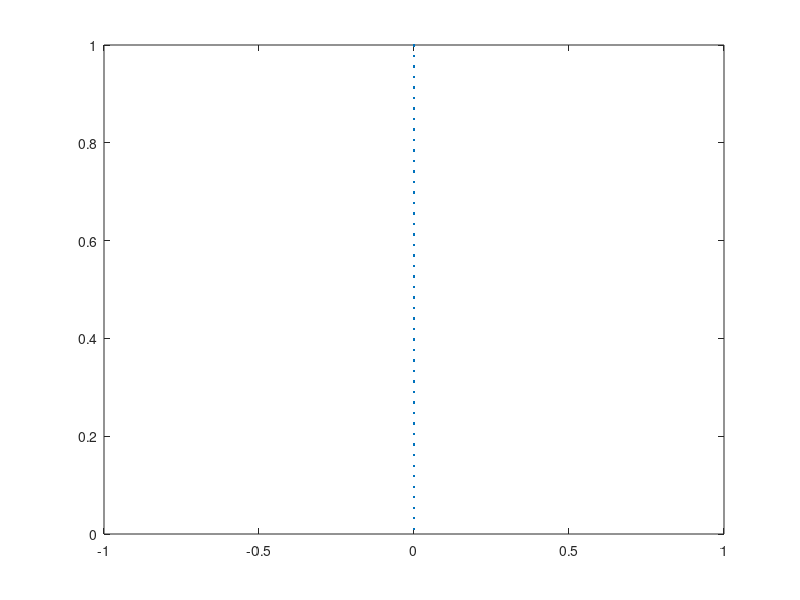

MATLAB code for this plot:
%% Filename :movingplate2d.m
% Written by : amneet bhalla on taylor@mech.northwestern.edu
clear all;
clc;
%% Mesh parameters.
Lx = 32.0; Ly = 22.0;
Nx = 64*4*4; Ny = 64*4*4;
dx = Lx/Nx; dy = Ly/Ny;

%%plate parameters.
Length_plate = 1.0;
num_pts_y = ceil(Length_plate/dy);

%% write out the points.
idx = 0;
    
    for j = 1:num_pts_y
        y = (j-0.5)*dy ;
       
        idx = idx+1;
        X_array(idx) = 0.0; Y_array(idx) = y;
    end

XCOM = sum(X_array)/length(X_array);
YCOM = sum(Y_array)/length(Y_array);

X_array = X_array - XCOM;
%Y_array = Y_array - YCOM;
%% plot the plate
plot(X_array, Y_array, '.');
%axis 'equal'

%% write the coordinates in the file
fid = fopen('../movingplate2d.vertex','wt');
fprintf(fid,'%d\n', length(X_array));

for i = 1:length(X_array)
    fprintf(fid,'%f\t%f\n',X_array(i),Y_array(i));
end

